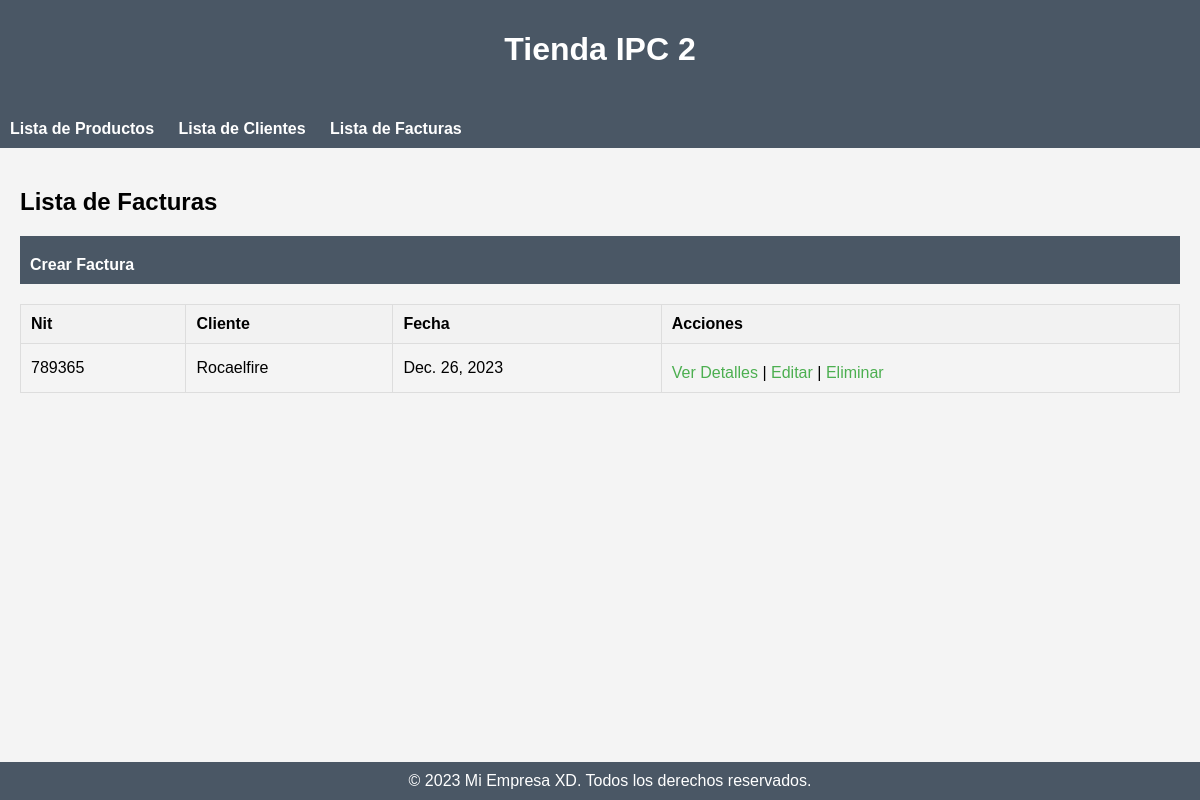
The page /facturas/ on the database as committed earlier.
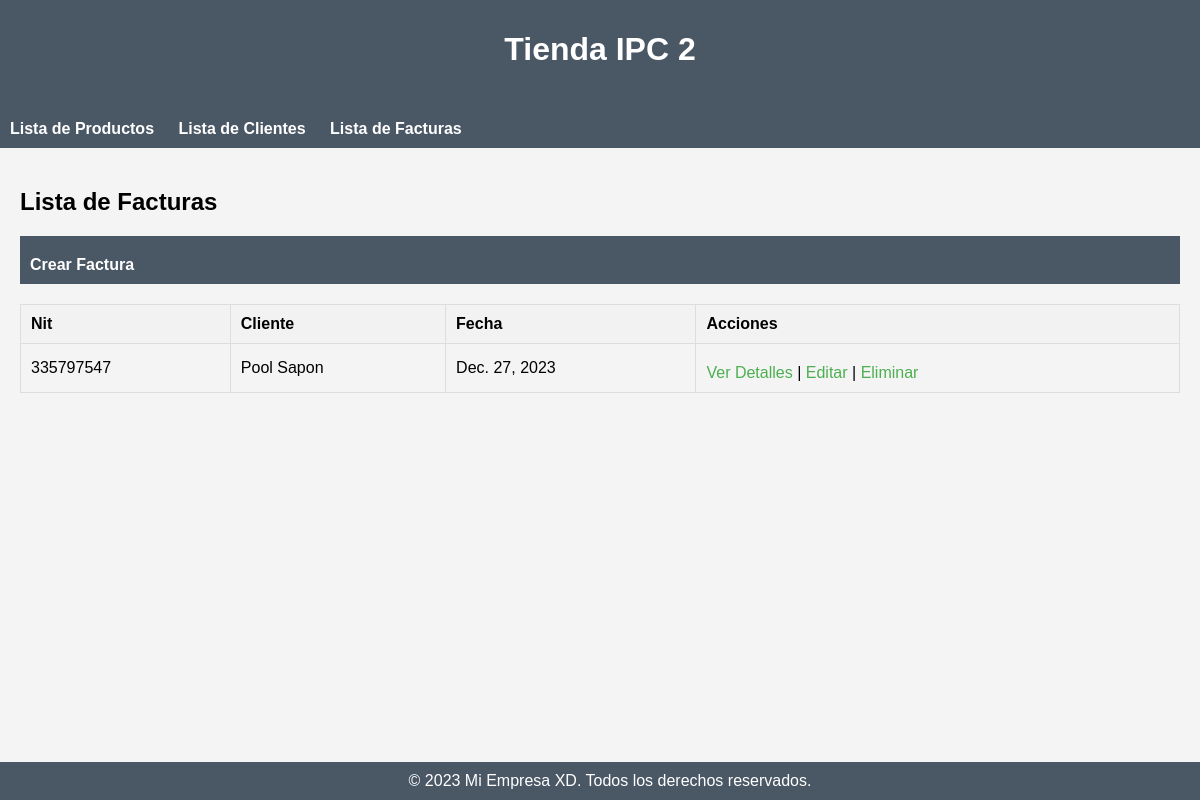
The same page on the database as committed later.
### miapp/models.py (models this page shows, shortened)
class Factura(models.Model):
    cliente = models.ForeignKey(Cliente, on_delete=models.CASCADE)
    fecha = models.DateField(auto_now_add=True)

class Cliente(models.Model):
    nit = models.CharField(max_length=15)
    nombre = models.CharField(max_length=100)
    direccion = models.TextField()

### miapp/views.py (the view)
# urls.py: path('facturas/', lista_facturas, name='lista_facturas'),
def lista_facturas(request):
    facturas = Factura.objects.all()
    return render(request, 'factura/lista_facturas.html', {'facturas': facturas})

### miapp/templates/factura/lista_facturas.html
{% extends 'base.html' %}
{% block content %}
    <h2>Lista de Facturas</h2>
    <nav>
        <ul>
            <li><a href="{% url 'crear_factura' %}" class="factura-link">Crear Factura</a></li>
        </ul>
    </nav>
    <table border="1">
        <thead>
            <tr>
                <th>Nit</th>
                <th>Cliente</th>
                <th>Fecha</th>
                <th>Acciones</th>
            </tr>
        </thead>
        <tbody>
            {% for factura in facturas %}
                <tr>
                    <td>{{ factura.cliente.nit }}</td>
                    <td>{{ factura.cliente.nombre }}</td>
                    <td>{{ factura.fecha }}</td>
                    <td>
                        <a href="{% url 'detalle_factura' pk=factura.pk %}">Ver Detalles</a> |
                        <a href="{% url 'editar_factura' pk=factura.pk %}">Editar</a> |
                        <a href="{% url 'eliminar_factura' pk=factura.pk %}">Eliminar</a>
                    </td>
                </tr>
            {% endfor %}
        </tbody>
    </table>
{% endblock %}

Rows that differ between the two databases and show on the page:
removed Factura: cliente.nit "789365", cliente.nombre "Rocaelfire", fecha "Dec. 26, 2023"
added Factura: cliente.nit "335797547", cliente.nombre "Pool Sapon", fecha "Dec. 27, 2023"
